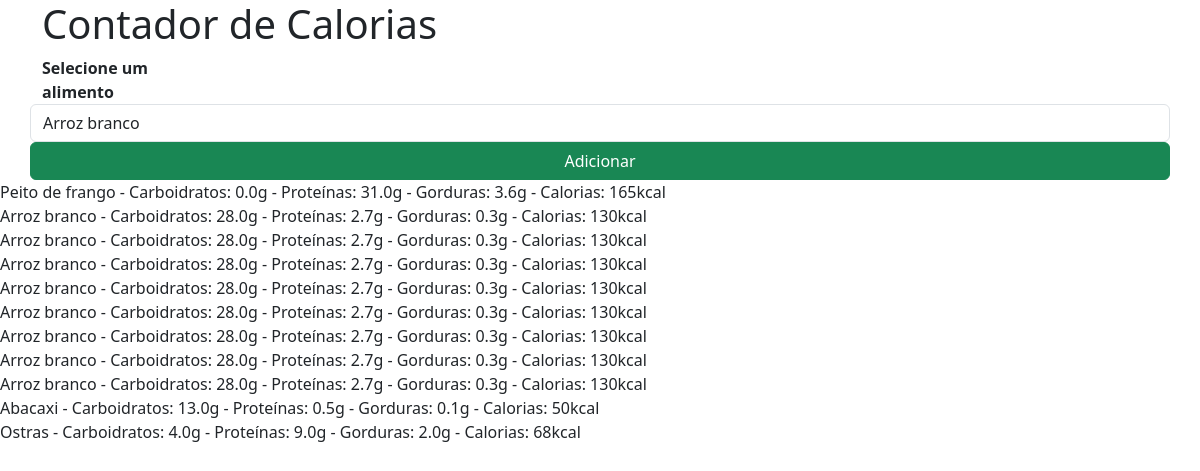
Before: / (signed in) with the older database file.
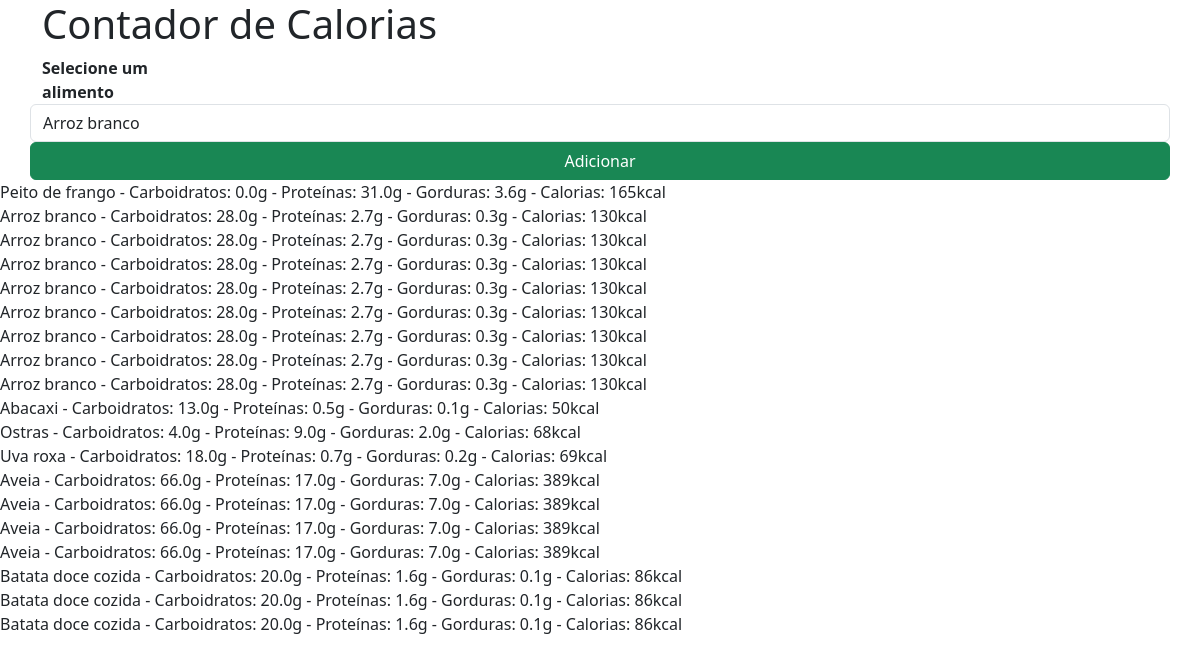
After: the same page with the newer database file.
### contador_de_calorias/models.py (models this page shows, shortened)
class AlimentoIngerido(models.Model):
    user = models.ForeignKey(User, on_delete=models.CASCADE)
    alimento_ingerido = models.ForeignKey(Alimentos, on_delete=models.CASCADE)

class Alimentos(models.Model):
    nome = models.CharField(max_length=120)
    carboidratos = models.FloatField()
    proteinas = models.FloatField()
    gorduras = models.FloatField()
    calorias = models.IntegerField()

### contador_de_calorias/views.py (the view)
# urls.py: path("", views.index , name="index"),
def index(request):
        alimentos = Alimentos.objects.all()
        if request.method == "POST":
            alimento_ingerido = request.POST["alimento_consumido"]
            alimento = get_object_or_404(Alimentos, nome=alimento_ingerido)
            registro = AlimentoIngerido(user=request.user, alimento_ingerido=alimento)
            registro.save()
        alimentos_registrados = AlimentoIngerido.objects.filter(user=request.user)
        return render(request, "contador_de_calorias/index.html", {"alimentos":alimentos, "alimentos_registrados":alimentos_registrados})

### contador_de_calorias/templates/contador_de_calorias/index.html (shortened to what this page needs)
<!DOCTYPE html>
<html lang="pt-br">
<head>
    <link href="https://cdn.jsdelivr.net/npm/bootstrap@5.3.8/dist/css/bootstrap.min.css" rel="stylesheet"
>
</head>
<body>
    <div class="container">
        <div class="row">
            <div class="col-md-12">
                <h1>Contador de Calorias</h1>
                <form method="POST">
                    <div class="form-group row">
                        <label class="col-md-2">
                            <b>Selecione um alimento</b>
                        </label>
                        <select class="col-md-6 form-control" name="alimento_consumido" id="alimento_consumido">
                            {% for a in alimentos %}
                            <option value="{{a.nome}}">{{a.nome}}</option>
                            {% endfor %}
                        </select>
                        <button class="btn btn-success" type="submit">Adicionar</button>
                    </div>
                </form>
            </div>
        </div>
    </div>
    {% for ar in alimentos_registrados %}
        {{ar.alimento_ingerido.nome}} -
        Carboidratos: {{ar.alimento_ingerido.carboidratos}}g -
        Proteínas: {{ar.alimento_ingerido.proteinas}}g -
        Gorduras: {{ar.alimento_ingerido.gorduras}}g -
        Calorias: {{ar.alimento_ingerido.calorias}}kcal
    {% endfor %}
</body>
</html>

Changed rows visible on the page:
added AlimentoIngerido: alimento_ingerido.nome "Uva roxa", alimento_ingerido.carboidratos "18.0", alimento_ingerido.proteinas "0.7", alimento_ingerido.gorduras "0.2", alimento_ingerido.calorias "69"
added AlimentoIngerido: alimento_ingerido.nome "Aveia", alimento_ingerido.carboidratos "66.0", alimento_ingerido.proteinas "17.0", alimento_ingerido.gorduras "7.0", alimento_ingerido.calorias "389"
added AlimentoIngerido: alimento_ingerido.nome "Aveia", alimento_ingerido.carboidratos "66.0", alimento_ingerido.proteinas "17.0", alimento_ingerido.gorduras "7.0", alimento_ingerido.calorias "389"
added AlimentoIngerido: alimento_ingerido.nome "Aveia", alimento_ingerido.carboidratos "66.0", alimento_ingerido.proteinas "17.0", alimento_ingerido.gorduras "7.0", alimento_ingerido.calorias "389"
added AlimentoIngerido: alimento_ingerido.nome "Aveia", alimento_ingerido.carboidratos "66.0", alimento_ingerido.proteinas "17.0", alimento_ingerido.gorduras "7.0", alimento_ingerido.calorias "389"
added AlimentoIngerido: alimento_ingerido.nome "Batata doce cozida", alimento_ingerido.carboidratos "20.0", alimento_ingerido.proteinas "1.6", alimento_ingerido.gorduras "0.1", alimento_ingerido.calorias "86"
added AlimentoIngerido: alimento_ingerido.nome "Batata doce cozida", alimento_ingerido.carboidratos "20.0", alimento_ingerido.proteinas "1.6", alimento_ingerido.gorduras "0.1", alimento_ingerido.calorias "86"
added AlimentoIngerido: alimento_ingerido.nome "Batata doce cozida", alimento_ingerido.carboidratos "20.0", alimento_ingerido.proteinas "1.6", alimento_ingerido.gorduras "0.1", alimento_ingerido.calorias "86"
